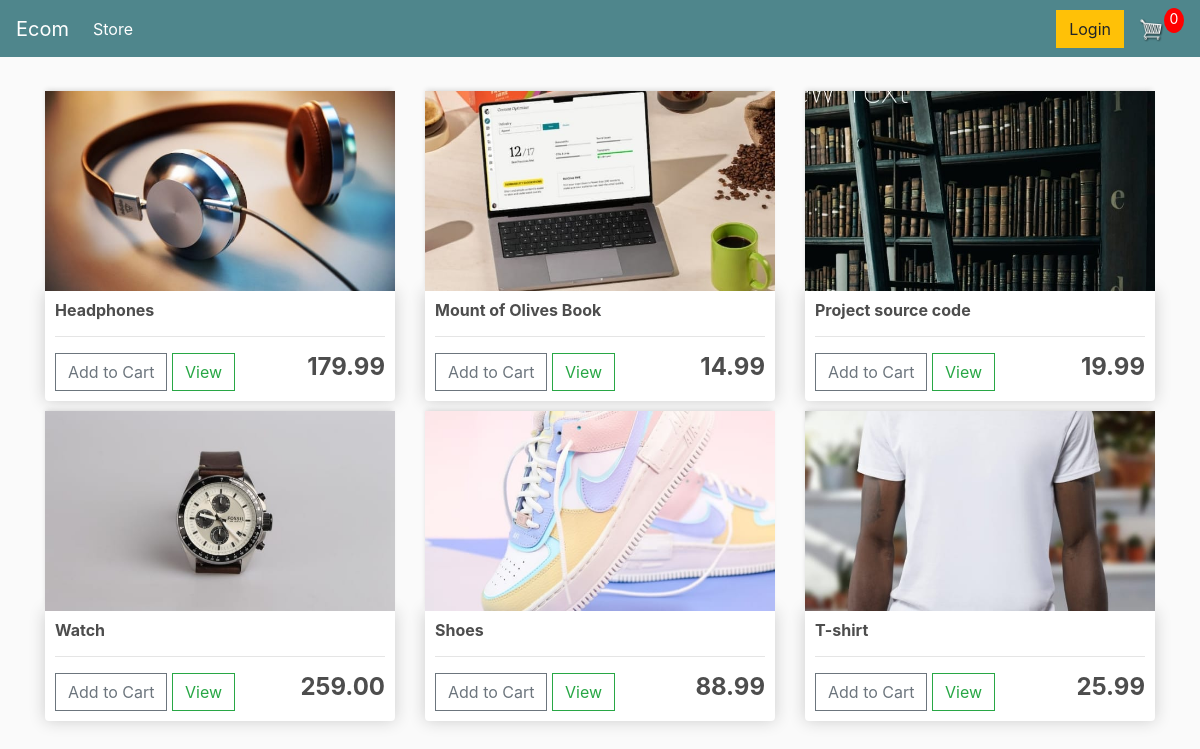
The page / on the database its author committed.
### store/models.py (models this page shows, shortened)
class Product(models.Model):
     name = models.CharField(max_length=200, null=True)
     price = models.DecimalField(max_digits=7, decimal_places=2)
     digital = models.BooleanField(default=False, null=True, blank=True)
     image = models.ImageField(null=True, blank=True)
     @property
     def imageURL(self):
         try:
             url = self.image.url
         except:
             url = ''
         return url

### store/views.py (the view)
# urls.py: path('', include('store.urls')),
def store(request):
    data = cartData(request)
    cartItems = data['cartItems']
    products = Product.objects.all()
    context = {'products': products, 'cartItems': cartItems}
    return render(request, 'store.html', context)

### store/utilis.py (called while the page is built, shortened)
def cookieCart(request):
    try:
        cart = json.loads(request.COOKIES['cart'])
    except:
        cart = {}
    print('Cart:', cart)
    items = []
    order = {'get_cart_total': 0, 'get_cart_items': 0, 'shipping': False}
    cartItems = order['get_cart_items']
    return {'cartItems': cartItems, 'order': order, 'items': items}

def cartData(request):
    if request.user.is_authenticated:
        customer = request.user.customer
        order, created = Order.objects.get_or_create(customer=customer, complete=False)
        items = order.orderitem_set.all()
        cartItems = order.get_cart_items
    else:
        cookieData = cookieCart(request)
        cartItems = cookieData['cartItems']
        order = cookieData['order']
        items = cookieData['items']
    return {'cartItems': cartItems, 'order': order, 'items': items}

### store/templates/store.html
{% extends 'main.html' %}
{% load static %}
{% block content %}
	<div class="row">
		{% for product in products %}
		<div class="col-lg-4">
			<img class="thumbnail" src="{{product.imageURL}}">
			<div class="box-element product">
				<h6><strong>{{product.name}}</strong></h6>
				<hr>
				<button data-product="{{product.id}}"data-action="add" class="btn btn-outline-secondary add-btn update-cart">Add to Cart</button>
				<a class="btn btn-outline-success" href="#">View</a>
				<h4 style="display: inline-block; float: right"><strong>{{product.price|floatformat:2}}</strong></h4>
			</div>
		</div>
		{% endfor %}
	</div>
{% endblock content %}

### static/css/main.css (style rules this page uses)
body { background-color: hsl(0, 0%, 98%); }
h1,h2,h3,h4,h5,h6 { color:hsl(0, 0%, 30%); }
.box-element { box-shadow:hsl(0, 0%, 80%) 0 0 16px; background-color: #fff; border-radius: 4px; padding: 10px; }
.thumbnail { width: 100%; height: 200px; -webkit-box-shadow: -1px -3px 5px -2px rgba(214,214,214,1); -moz-box-shadow: -1px -3px 5px -2px rgba(214,214,214,1); box-shadow: -1px -3px 5px -2px rgba(214,214,214,1); }
.product { border-radius: 0 0 4px 4px; }
.col-lg-4, .col-lg-6, .col-lg-8, .col-lg-12 { margin-top: 10px; }
.btn { border-radius: 0; }

### rows shown on the page
Product: imageURL (picture), name "Headphones", price "179.99"
Product: imageURL (picture), name "Mount of Olives Book", price "14.99"
Product: imageURL (picture), name "Project source code", price "19.99"
Product: imageURL (picture), name "Watch", price "259.00"
Product: imageURL (picture), name "Shoes", price "88.99"
Product: imageURL (picture), name "T-shirt", price "25.99"

### other values the page prints
{{ cartItems }} "0"
